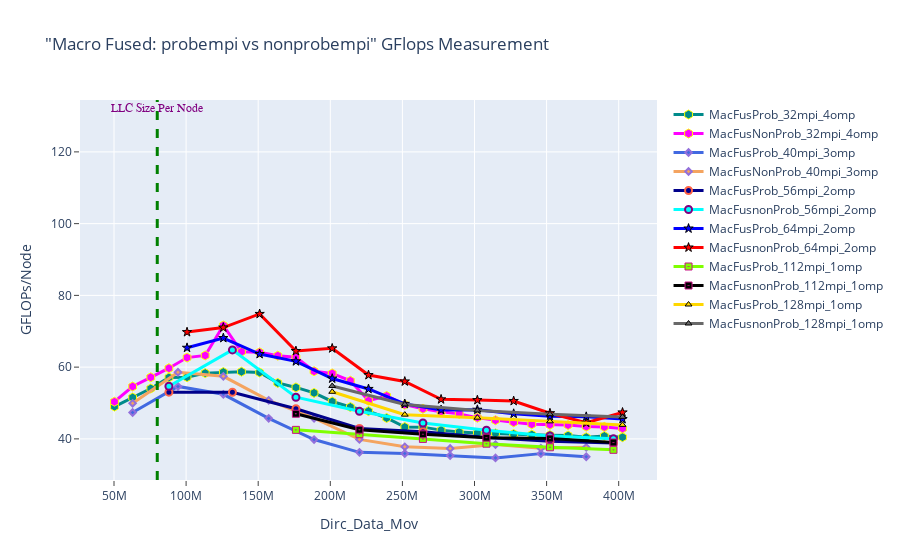

The notebook cell this image was saved under:
### Markdown cell above
## GFLOPS - macro fused: probempi vs nonprobempi

### Code cell
fig = go.Figure() 

# 1----
fig.add_trace(go.Scatter(x=(dfMacFusProb_32mpi_4omp.Dirc_Data_Mov*(dfMacFusProb_32mpi_4omp.MPI_size/4)), 
                         y=(dfMacFusProb_32mpi_4omp.GFLOPS*(dfMacFusProb_32mpi_4omp.MPI_size/4)), 
                         mode='lines+markers', 
                         name='MacFusProb_32mpi_4omp',
                         line=dict(color='darkcyan',width=3),
                         marker=dict(symbol='hexagon',size=9, line=dict(color='yellow',width=1))))

fig.add_trace(go.Scatter(x=(dfMacFusNonProb_32mpi_4omp.Dirc_Data_Mov*(dfMacFusNonProb_32mpi_4omp.MPI_size/4)), 
                         y=(dfMacFusNonProb_32mpi_4omp.GFLOPS*(dfMacFusNonProb_32mpi_4omp.MPI_size/4)), 
                         mode='lines+markers', 
                         name='MacFusNonProb_32mpi_4omp',
                         line=dict(color='magenta',width=3),
                         marker=dict(symbol='hexagon',size=9, line=dict(color='yellow',width=1))))


# 2----
fig.add_trace(go.Scatter(x=(dfMacFusProb_40mpi_3omp.Dirc_Data_Mov*(dfMacFusProb_40mpi_3omp.MPI_size/4)), 
                         y=(dfMacFusProb_40mpi_3omp.GFLOPS*(dfMacFusProb_40mpi_3omp.MPI_size/4)), 
                         mode='lines+markers', 
                         name='MacFusProb_40mpi_3omp',
                         line=dict(color='royalblue',width=3),
                         marker=dict(symbol='diamond',size=5,line=dict(color='MediumPurple',width=2))))

fig.add_trace(go.Scatter(x=(dfMacFusNonProb_40mpi_3omp.Dirc_Data_Mov*(dfMacFusNonProb_40mpi_3omp.MPI_size/4)), 
                         y=(dfMacFusNonProb_40mpi_3omp.GFLOPS*(dfMacFusNonProb_40mpi_3omp.MPI_size/4)), 
                         mode='lines+markers', 
                         name='MacFusNonProb_40mpi_3omp',
                         line=dict(color='sandybrown',width=3),
                         marker=dict(symbol='diamond',size=5,line=dict(color='MediumPurple',width=2))))


# 3----
fig.add_trace(go.Scatter(x=(dfMacFusProb_56mpi_2omp.Dirc_Data_Mov*(dfMacFusProb_56mpi_2omp.MPI_size/4)), 
                         y=(dfMacFusProb_56mpi_2omp.GFLOPS*(dfMacFusProb_56mpi_2omp.MPI_size/4)), 
                         mode='lines+markers', 
                         name='MacFusProb_56mpi_2omp',
                         line=dict(color='darkblue',width=3),
                         marker=dict(symbol='circle',size=7, line=dict(color='tomato',width=2))))

fig.add_trace(go.Scatter(x=(dfMacFusnonProb_56mpi_2omp.Dirc_Data_Mov*(dfMacFusnonProb_56mpi_2omp.MPI_size/4)), 
                         y=(dfMacFusnonProb_56mpi_2omp.GFLOPS*(dfMacFusnonProb_56mpi_2omp.MPI_size/4)), 
                         mode='lines+markers', 
                         name='MacFusnonProb_56mpi_2omp',
                         line=dict(color='cyan',width=3),
                         marker=dict(symbol='circle',size=7,line=dict(color='Purple',width=2))))



# 4----
fig.add_trace(go.Scatter(x=(dfMacFusProb_64mpi_2omp.Dirc_Data_Mov*(dfMacFusProb_64mpi_2omp.MPI_size/4)), 
                         y=(dfMacFusProb_64mpi_2omp.GFLOPS*(dfMacFusProb_64mpi_2omp.MPI_size/4)), 
                         mode='lines+markers', 
                         name='MacFusProb_64mpi_2omp',
                         line=dict(color='blue',width=3),
                         marker=dict(symbol='star',size=7, line=dict(color='black',width=1))))

fig.add_trace(go.Scatter(x=(dfMacFusnonProb_64mpi_2omp.Dirc_Data_Mov*(dfMacFusnonProb_64mpi_2omp.MPI_size/4)), 
                         y=(dfMacFusnonProb_64mpi_2omp.GFLOPS*(dfMacFusnonProb_64mpi_2omp.MPI_size/4)), 
                         mode='lines+markers', 
                         name='MacFusnonProb_64mpi_2omp',
                         line=dict(color='red',width=3),
                         marker=dict(symbol='star',size=7, line=dict(color='black',width=1))))


# 5----
fig.add_trace(go.Scatter(x=(dfMacFusProb_112mpi_1omp.Dirc_Data_Mov*(dfMacFusProb_112mpi_1omp.MPI_size/4)), 
                         y=(dfMacFusProb_112mpi_1omp.GFLOPS*(dfMacFusProb_112mpi_1omp.MPI_size/4)), 
                         mode='lines+markers', 
                         name='MacFusProb_112mpi_1omp',
                         line=dict(color='chartreuse',width=3),
                         marker=dict(symbol='square-dot',size=7, line=dict(color='mediumvioletred',width=1))))

fig.add_trace(go.Scatter(x=(dfMacFusnonProb_112mpi_1omp.Dirc_Data_Mov*(dfMacFusnonProb_112mpi_1omp.MPI_size/4)), 
                         y=(dfMacFusnonProb_112mpi_1omp.GFLOPS*(dfMacFusnonProb_112mpi_1omp.MPI_size/4)), 
                         mode='lines+markers', 
                         name='MacFusnonProb_112mpi_1omp',
                         line=dict(color='black',width=3),
                         marker=dict(symbol='square-dot',size=7, line=dict(color='mediumvioletred',width=1))))


# 6----
fig.add_trace(go.Scatter(x=(dfMacFusProb_128mpi_1omp.Dirc_Data_Mov*(dfMacFusProb_128mpi_1omp.MPI_size/4)), 
                         y=(dfMacFusProb_128mpi_1omp.GFLOPS*(dfMacFusProb_128mpi_1omp.MPI_size/4)), 
                         mode='lines+markers', 
                         name='MacFusProb_128mpi_1omp',
                         line=dict(color='gold',width=3),
                         marker=dict(symbol='triangle-up',size=6, line=dict(color='black',width=1))))

fig.add_trace(go.Scatter(x=(dfMacFusnonProb_128mpi_1omp.Dirc_Data_Mov*(dfMacFusnonProb_128mpi_1omp.MPI_size/4)), 
                         y=(dfMacFusnonProb_128mpi_1omp.GFLOPS*(dfMacFusnonProb_128mpi_1omp.MPI_size/4)), 
                         mode='lines+markers', 
                         name='MacFusnonProb_128mpi_1omp',
                         line=dict(color='dimgray',width=3),
                         marker=dict(symbol='triangle-up',size=6, line=dict(color='black',width=1))))



# Adding a vertical line
fig.add_vline(x=80e6, line_width=3, line_dash="dash", line_color="green")
# fig.add_hline(y=1024, line_width=3, line_dash="dash", line_color="red")

# Add annotation
fig.add_annotation(
    x='80e6'
    , y=130
    , text=f'LLC Size Per Node'
    , yanchor='bottom'
    , showarrow=False
    , arrowhead=1
    , arrowsize=1
    , arrowwidth=2
    , arrowcolor="#636363"
    , ax=-20
    , ay=-30
    , font=dict(size=12, color="purple", family="Sans Serif")
    , align="left"
    ,)

fig.update_layout(title='"Macro Fused: probempi vs nonprobempi" GFlops Measurement',
                  xaxis_title='Dirc_Data_Mov', yaxis_title='GFLOPs/Node', 
                  xaxis=dict(ticks="outside"),  
                  yaxis=dict(ticks="outside"))

### Figure 1 — Plotly figure (JSON) as saved in the notebook; plotly's stock layout.template omitted (floating-point values rounded to 4 significant figures)
{"data": [{"line": {"color": "darkcyan", "width": 3}, "marker": {"line": {"color": "yellow", "width": 1}, "size": 9, "symbol": "hexagon"}, "mode": "lines+markers", "name": "MacFusProb_32mpi_4omp", "type": "scatter", "x": [50331648, 62914560, 75497472, 88080384, 100663296, 113246208, 125829120, 138412032, 150994944, 163577856, 176160768, 188743680, 201326592, 213909504, 226492416, 239075328, 251658240, 264241152, 276824064, 289406976, 301989888, 314572800, 327155712, 339738624, 352321536, 364904448, 377487360, 390070272, 402653184], "y": [49.0, 51.53, 54.05, 57.13, 57.21, 58.33, 58.62, 58.72, 58.51, 55.61, 54.34, 52.82, 50.43, 48.88, 47.74, 45.83, 43.3, 43.28, 42.44, 41.91, 41.63, 41.55, 41.35, 41.18, 41.04, 40.93, 40.46, 40.8, 40.48]}, {"line": {"color": "magenta", "width": 3}, "marker": {"line": {"color": "yellow", "width": 1}, "size": 9, "symbol": "hexagon"}, "mode": "lines+markers", "name": "MacFusNonProb_32mpi_4omp", "type": "scatter", "x": [50331648, 62914560, 75497472, 88080384, 100663296, 113246208, 125829120, 138412032, 150994944, 163577856, 176160768, 188743680, 201326592, 213909504, 226492416, 239075328, 251658240, 264241152, 276824064, 289406976, 301989888, 314572800, 327155712, 339738624, 352321536, 364904448, 377487360, 390070272, 402653184], "y": [50.36, 54.59, 57.17, 59.7, 62.66, 63.27, 71.6, 64.27, 64.13, 63.19, 62.75, 58.85, 58.24, 56.2, 50.67, 51.97, 49.54, 48.39, 47.56, 46.97, 45.9, 45.21, 44.61, 44.06, 43.94, 43.86, 43.42, 43.33, 42.9]}, {"line": {"color": "royalblue", "width": 3}, "marker": {"line": {"color": "MediumPurple", "width": 2}, "size": 5, "symbol": "diamond"}, "mode": "lines+markers", "name": "MacFusProb_40mpi_3omp", "type": "scatter", "x": [62914560, 94371840, 125829120, 157286400, 188743680, 220200960, 251658240, 283115520, 314572800, 346030080, 377487360], "y": [47.35, 54.62, 52.42, 45.72, 39.81, 36.25, 35.92, 35.34, 34.71, 35.89, 35.02]}, {"line": {"color": "sandybrown", "width": 3}, "marker": {"line": {"color": "MediumPurple", "width": 2}, "size": 5, "symbol": "diamond"}, "mode": "lines+markers", "name": "MacFusNonProb_40mpi_3omp", "type": "scatter", "x": [62914560, 94371840, 125829120, 157286400, 188743680, 220200960, 251658240, 283115520, 314572800, 346030080, 377487360], "y": [49.91, 58.58, 57.44, 50.74, 45.76, 39.85, 37.79, 37.32, 38.42, 37.4, 37.64]}, {"line": {"color": "darkblue", "width": 3}, "marker": {"line": {"color": "tomato", "width": 2}, "size": 7, "symbol": "circle"}, "mode": "lines+markers", "name": "MacFusProb_56mpi_2omp", "type": "scatter", "x": [88080384, 132120576, 176160768, 220200960, 264241152, 308281344, 352321536, 396361728], "y": [53.03, 53.0, 48.41, 42.89, 42.01, 40.39, 39.33, 38.83]}, {"line": {"color": "cyan", "width": 3}, "marker": {"line": {"color": "Purple", "width": 2}, "size": 7, "symbol": "circle"}, "mode": "lines+markers", "name": "MacFusnonProb_56mpi_2omp", "type": "scatter", "x": [88080384, 132120576, 176160768, 220200960, 264241152, 308281344, 352321536, 396361728], "y": [54.66, 64.8, 51.61, 47.68, 44.44, 42.42, 40.8, 40.02]}, {"line": {"color": "blue", "width": 3}, "marker": {"line": {"color": "black", "width": 1}, "size": 7, "symbol": "star"}, "mode": "lines+markers", "name": "MacFusProb_64mpi_2omp", "type": "scatter", "x": [100663296, 125829120, 150994944, 176160768, 201326592, 226492416, 251658240, 276824064, 301989888, 327155712, 352321536, 377487360, 402653184], "y": [65.39, 68.12, 63.65, 61.62, 56.81, 53.92, 49.75, 48.06, 48.13, 47.02, 46.29, 46.17, 45.53]}, {"line": {"color": "red", "width": 3}, "marker": {"line": {"color": "black", "width": 1}, "size": 7, "symbol": "star"}, "mode": "lines+markers", "name": "MacFusnonProb_64mpi_2omp", "type": "scatter", "x": [100663296, 125829120, 150994944, 176160768, 201326592, 226492416, 251658240, 276824064, 301989888, 327155712, 352321536, 377487360, 402653184], "y": [69.76, 71.03, 74.83, 64.5, 65.23, 57.78, 56.0, 51.02, 50.81, 50.56, 47.16, 44.48, 47.37]}, {"line": {"color": "chartreuse", "width": 3}, "marker": {"line": {"color": "mediumvioletred", "width": 1}, "size": 7, "symbol": "square-dot"}, "mode": "lines+markers", "name": "MacFusProb_112mpi_1omp", "type": "scatter", "x": [176160768, 220200960, 264241152, 308281344, 352321536, 396361728], "y": [42.51, 41.31, 39.98, 38.66, 37.66, 36.95]}, {"line": {"color": "black", "width": 3}, "marker": {"line": {"color": "mediumvioletred", "width": 1}, "size": 7, "symbol": "square-dot"}, "mode": "lines+markers", "name": "MacFusnonProb_112mpi_1omp", "type": "scatter", "x": [176160768, 220200960, 264241152, 308281344, 352321536, 396361728], "y": [47.01, 42.55, 41.27, 40.35, 40.1, 38.99]}, {"line": {"color": "gold", "width": 3}, "marker": {"line": {"color": "black", "width": 1}, "size": 6, "symbol": "triangle-up"}, "mode": "lines+markers", "name": "MacFusProb_128mpi_1omp", "type": "scatter", "x": [201326592, 251658240, 301989888, 352321536, 402653184], "y": [53.13, 46.76, 45.92, 44.89, 43.9]}, {"line": {"color": "dimgray", "width": 3}, "marker": {"line": {"color": "black", "width": 1}, "size": 6, "symbol": "triangle-up"}, "mode": "lines+markers", "name": "MacFusnonProb_128mpi_1omp", "type": "scatter", "x": [201326592, 251658240, 301989888, 352321536, 402653184], "y": [54.75, 49.61, 47.94, 46.89, 46.13]}], "layout": {"annotations": [{"align": "left", "arrowcolor": "#636363", "arrowhead": 1, "arrowsize": 1, "arrowwidth": 2, "ax": -20, "ay": -30, "font": {"color": "purple", "family": "Sans Serif", "size": 12}, "showarrow": false, "text": "LLC Size Per Node", "x": "80e6", "y": 130, "yanchor": "bottom"}], "shapes": [{"line": {"color": "green", "dash": "dash", "width": 3}, "type": "line", "x0": 80000000, "x1": 80000000, "xref": "x", "y0": 0, "y1": 1, "yref": "y domain"}], "title": {"text": "\"Macro Fused: probempi vs nonprobempi\" GFlops Measurement"}, "xaxis": {"ticks": "outside", "title": {"text": "Dirc_Data_Mov"}}, "yaxis": {"ticks": "outside", "title": {"text": "GFLOPs/Node"}}}}
